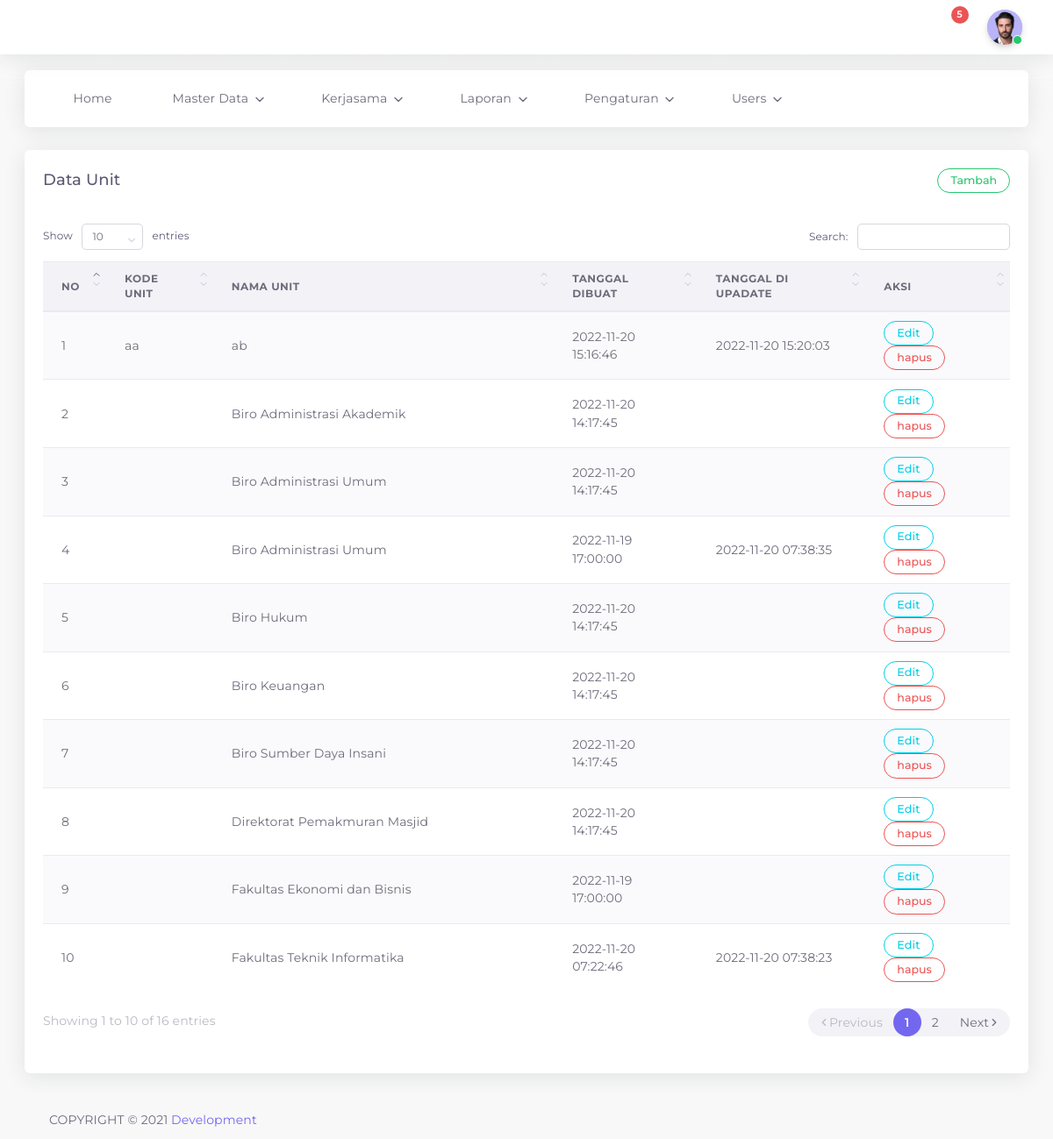
Screenshot of /admin/unit_data.php (signed in) with the database file from the repository.
### tables this page shows
CREATE TABLE `unit` (
  `id_unit` int(11) NOT NULL,
  `unit_kode` varchar(20) NOT NULL,
  `unit_nama` varchar(255) NOT NULL,
  `date_created` timestamp NULL DEFAULT CURRENT_TIMESTAMP,
  `date_updated` timestamp NULL DEFAULT NULL ON UPDATE CURRENT_TIMESTAMP
);

### admin/unit_data.php (the view, shortened to what this page needs)
<?php
include "header.php";
?>
<div class="app-content content ">
		<div class="content-wrapper container-xxl p-0">
			<div class="row match-height">
				<div class="col-lg-12">
					<div class="card">
						<div class="card-header">
							<h4 class="card-title">Data Unit</h4>
							<button
									type="button"
									class="btn btn-outline-success round btn-sm"
									data-toggle="modal"
									data-target="#tambah_data">Tambah</button>
						</div>
							<div class="card-body table-responsive">
								<table id="dataTables" class="table table-striped">
									<thead>
											<tr>
													<th>No</th>
													<th>Kode Unit</th>
													<th>Nama Unit</th>
													<th>Tanggal dibuat</th>
													<th>Tanggal di upadate</th>
													<th>Aksi</th>
											</tr>
									</thead>
										<tbody>
											<?php
											include "config.php";
											$no = 1;
											$data = mysqli_query($kon, "SELECT * FROM unit ORDER BY unit_nama ASC");
											while($hasil = mysqli_fetch_array($data)){
											?>
												<tr>
														<td>
															<?php echo $no++; ?>
														</td>
														<td><?php echo $hasil ['unit_kode'];?></td>
														<td><?php echo $hasil ['unit_nama'];?></td>
														<td><?php echo $hasil ['date_created'];?></td>
														<td><?php echo $hasil ['date_updated'];?></td>
														<td>
															<a href="#" type="button" class="open_modal btn btn-outline-info round btn-sm" data-toggle="modal" data-target="#edit<?php echo $hasil['id_unit']; ?>">Edit</a>
																	<button
																	type="button"
																	class="btn btn-outline-danger round btn-sm"
																	data-toggle="modal"
																	data-target="#deleteEmployeeModal<?php echo $hasil['id_unit']; ?>">hapus</button>
														</td>
												</tr>
								<?php
									}
									?>
									</tbody>
						</table>
					</div>
			</div>
		</div>
	</div>
</div>
		<div class="drag-target"></div>
		<?php include "footer.php";?>
</body>
</html>

### admin/header.php (shortened to what this page needs)
<!DOCTYPE html>
<html class="loading" lang="en" data-textdirection="ltr">
    <head>
        <link rel="stylesheet" href="../plugins/datatables-bs4/css/dataTables.bootstrap4.min.css">
        <link rel="stylesheet" href="../plugins/datatables-responsive/css/responsive.bootstrap4.min.css">
        <link
            rel="stylesheet"
            type="text/css"
            href="../vendor/app-assets/css/pages/page-auth.css">
        <link
            rel="stylesheet"
            type="text/css"
            href="../vendor/app-assets/css/plugins/forms/form-validation.css">
        <link
            rel="stylesheet"
            type="text/css"
            href="../vendor/app-assets/vendors/css/vendors.min.css">
        <link
            rel="stylesheet"
            type="text/css"
            href="../vendor/app-assets/vendors/css/charts/apexcharts.css">
        <link
            rel="stylesheet"
            type="text/css"
            href="../vendor/app-assets/css/bootstrap.css">
        <link
            rel="stylesheet"
            type="text/css"
            href="../vendor/app-assets/css/bootstrap-extended.css">
        <link
            rel="stylesheet"
            type="text/css"
            href="../vendor/app-assets/css/colors.css">
        <link
            rel="stylesheet"
            type="text/css"
            href="../vendor/app-assets/css/components.css">
        <link
            rel="stylesheet"
            type="text/css"
            href="../vendor/app-assets/css/themes/dark-layout.css">
        <link
            rel="stylesheet"
            type="text/css"
            href="../vendor/app-assets/css/themes/bordered-layout.css">
        <link
            rel="stylesheet"
            type="text/css"
            href="../vendor/app-assets/css/themes/semi-dark-layout.css">
        <link
            rel="stylesheet"
            type="text/css"
            href="../vendor/app-assets/css/core/menu/menu-types/horizontal-menu.css">
        <link
            rel="stylesheet"
            type="text/css"
            href="../vendor/app-assets/css/pages/dashboard-ecommerce.css">
        <link
            rel="stylesheet"
            type="text/css"
            href="../vendor/app-assets/css/plugins/charts/chart-apex.css">
        <link rel="stylesheet" type="text/css" href="../vendor/assets/css/style.css">
    </head>
    <body
        class="horizontal-layout horizontal-menu  navbar-floating footer-static  "
        data-open="hover"
        data-menu="horizontal-menu"
        data-col="">
        <nav
            class="header-navbar navbar-expand-lg navbar navbar-fixed align-items-center navbar-shadow navbar-brand-center"
            data-nav="brand-center">
            <div class="navbar-container d-flex content">
                <ul class="nav navbar-nav align-items-center ml-auto">
                    <li class="nav-item d-none d-lg-block">
                        <a class="nav-link nav-link-style">
                            <i class="ficon" data-feather="moon"></i>
                        </a>
                    </li>
                    <li class="nav-item dropdown dropdown-notification mr-25">
                        <a class="nav-link" href="javascript:void(0);" data-toggle="dropdown">
                            <i class="ficon" data-feather="bell"></i>
                            <span class="badge badge-pill badge-danger badge-up">5</span></a>
                    </li>
                    <li class="nav-item dropdown dropdown-user">
                        <a
                            class="nav-link dropdown-toggle dropdown-user-link"
                            id="dropdown-user"
                            href="javascript:void(0);"
                            data-toggle="dropdown"
                            aria-haspopup="true"
                            aria-expanded="false">
                            <div class="user-nav d-sm-flex d-none">
                            </div>
                            <span class="avatar"><img
                                class="round"
                                src="../vendor/app-assets//images/portrait/small/avatar-s-11.jpg"
                                alt="avatar"
                                height="40"
                                width="40">
                                <span class="avatar-status-online"></span></span>
                        </a>
                    </li>
                </ul>
            </div>
        </nav>
      <?php
      include "menu.php";
      ?>

### admin/menu.php (shortened to what this page needs)
<div class="horizontal-menu-wrapper">
    <div
        class="header-navbar navbar-expand-sm navbar navbar-horizontal floating-nav navbar-light navbar-shadow menu-border container-xxl"
        role="navigation"
        data-menu="menu-wrapper"
        data-menu-type="floating-nav">
        <div class="navbar-container main-menu-content" data-menu="menu-container">
            <ul
                class="nav navbar-nav"
                id="main-menu-navigation"
                data-menu="menu-navigation">
                <li data-menu="">
                    <a class="dropdown-item d-flex align-items-center" href="home.php">
                        <i data-feather="home"></i>
                        <span data-i18n="Documentation">Home</span>
                    </a>
                </li>
                <li class="dropdown nav-item" data-menu="dropdown">
                    <a
                        class="dropdown-toggle nav-link d-flex align-items-center"
                        href="#"
                        data-toggle="dropdown">
                        <i data-feather="box"></i>
                        <span data-i18n="Misc">Master Data</span></a>
                </li>
                <li class="dropdown nav-item" data-menu="dropdown">
                    <a
                        class="dropdown-toggle nav-link d-flex align-items-center"
                        href="#"
                        data-toggle="dropdown">
                        <i data-feather="paperclip"></i>
                        <span data-i18n="Misc">Kerjasama</span></a>
                </li>
                <li class="dropdown nav-item" data-menu="dropdown">
                    <a
                        class="dropdown-toggle nav-link d-flex align-items-center"
                        href="#"
                        data-toggle="dropdown">
                        <i data-feather="database"></i>
                        <span data-i18n="Misc">Laporan</span></a>
                </li>
                <li class="dropdown nav-item" data-menu="dropdown">
                    <a
                        class="dropdown-toggle nav-link d-flex align-items-center"
                        href="#"
                        data-toggle="dropdown">
                        <i data-feather="settings"></i>
                        <span data-i18n="Misc">Pengaturan</span></a>
                </li>
                <li class="dropdown nav-item" data-menu="dropdown">
                    <a
                        class="dropdown-toggle nav-link d-flex align-items-center"
                        href="#"
                        data-toggle="dropdown">
                        <i data-feather="settings"></i>
                        <span data-i18n="Misc">Users</span></a>
                </li>
            </ul>
        </div>
    </div>
</div>

### admin/footer.php (shortened to what this page needs)
<footer class="footer footer-static footer-light">
  <p class="clearfix mb-0"><span class="float-md-left d-block d-md-inline-block mt-25">COPYRIGHT &copy; 2021<a class="ml-25" href="#" target="_blank">Development</a></span></p>
</footer>

### rows the page displays
unit: unit_kode "aa", unit_nama "ab", date_created "2022-11-20 15:16:46", date_updated "2022-11-20 15:20:03"
unit: unit_nama "Biro Administrasi Akademik", date_created "2022-11-20 14:17:45"
unit: unit_nama "Biro Administrasi Umum", date_created "2022-11-20 14:17:45"
unit: unit_nama "Biro Administrasi Umum", date_created "2022-11-19 17:00:00", date_updated "2022-11-20 07:38:35"
unit: unit_nama "Biro Hukum", date_created "2022-11-20 14:17:45"
unit: unit_nama "Biro Keuangan", date_created "2022-11-20 14:17:45"
unit: unit_nama "Biro Sumber Daya Insani", date_created "2022-11-20 14:17:45"
unit: unit_nama "Direktorat Pemakmuran Masjid", date_created "2022-11-20 14:17:45"
unit: unit_nama "Fakultas Ekonomi dan Bisnis", date_created "2022-11-19 17:00:00"
unit: unit_nama "Fakultas Teknik Informatika", date_created "2022-11-20 07:22:46", date_updated "2022-11-20 07:38:23"
